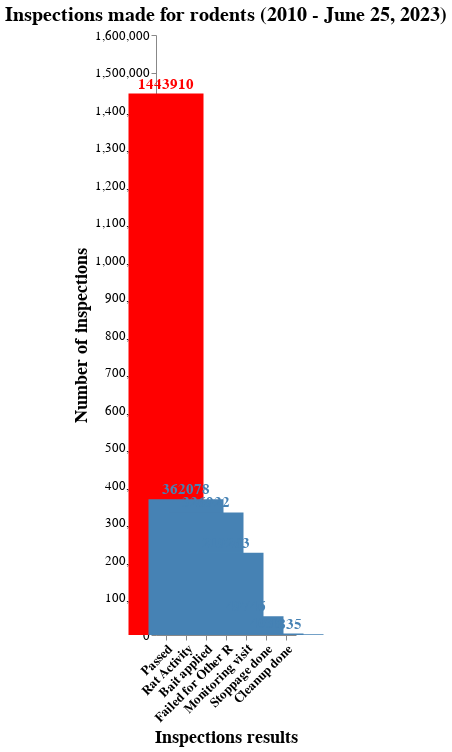

Notebook cell for this chart:
### Code cell
bars_inspections_results = alt.Chart(df1['RESULT'].value_counts().head(10).reset_index()).mark_bar(size=75).encode(
    x = alt.X("RESULT", title="Inspections results", sort=None, axis=alt.Axis(labelAngle=-45, labelFontWeight='bold')),
    y = alt.Y("count", title="Number of inspections"),    
    color= alt.condition(
        alt.datum.count > 1000000, 
        alt.value("red"),
        alt.value("steelblue"))
)

text_inspections_results = bars_inspections_results.mark_text(
    align='center',
    baseline='middle',
    dx=0,  # Nudges text to right so it doesn't appear on top of the bar
    dy=-10,
    fontStyle='bold',
    fontSize= 15
).encode(text='count')

inspections_results = (bars_inspections_results + text_inspections_results).properties(width = 'container', height = 600, 
    title = "Inspections made for rodents (2010 - June 25, 2023)").configure_title(
    fontSize=20).configure_view(strokeWidth=0).configure_axis(labelFontSize=13,
    titleFontSize=18, grid=False)

inspections_results

### Figure 1 — Vega-Lite specification as saved in the notebook (floating-point values rounded to 4 significant figures)
{"config": {"view": {"continuousWidth": 300, "continuousHeight": 300, "strokeWidth": 0}, "axis": {"grid": false, "labelFontSize": 13, "titleFontSize": 18}, "title": {"fontSize": 20}}, "layer": [{"mark": {"type": "bar", "size": 75}, "encoding": {"color": {"condition": {"test": "(datum.count > 1000000)", "value": "red"}, "value": "steelblue"}, "x": {"axis": {"labelAngle": -45, "labelFontWeight": "bold"}, "field": "RESULT", "sort": null, "title": "Inspections results", "type": "nominal"}, "y": {"field": "count", "title": "Number of inspections", "type": "quantitative"}}}, {"mark": {"type": "text", "align": "center", "baseline": "middle", "dx": 0, "dy": -10, "fontSize": 15, "fontStyle": "bold"}, "encoding": {"color": {"condition": {"test": "(datum.count > 1000000)", "value": "red"}, "value": "steelblue"}, "text": {"field": "count", "type": "quantitative"}, "x": {"axis": {"labelAngle": -45, "labelFontWeight": "bold"}, "field": "RESULT", "sort": null, "title": "Inspections results", "type": "nominal"}, "y": {"field": "count", "title": "Number of inspections", "type": "quantitative"}}}], "data": {"name": "data-7dc506e77e172a6a71b5483f1b6e81da"}, "height": 600, "title": "Inspections made for rodents (2010 - June 25, 2023)", "width": "container", "$schema": "https://vega.github.io/schema/vega-lite/v5.8.0.json", "datasets": {"data-7dc506e77e172a6a71b5483f1b6e81da": [{"RESULT": "Passed", "count": 1443910}, {"RESULT": "Rat Activity", "count": 362078}, {"RESULT": "Bait applied", "count": 326922}, {"RESULT": "Failed for Other R", "count": 219263}, {"RESULT": "Monitoring visit", "count": 49746}, {"RESULT": "Stoppage done", "count": 4035}, {"RESULT": "Cleanup done", "count": 1835}]}}
